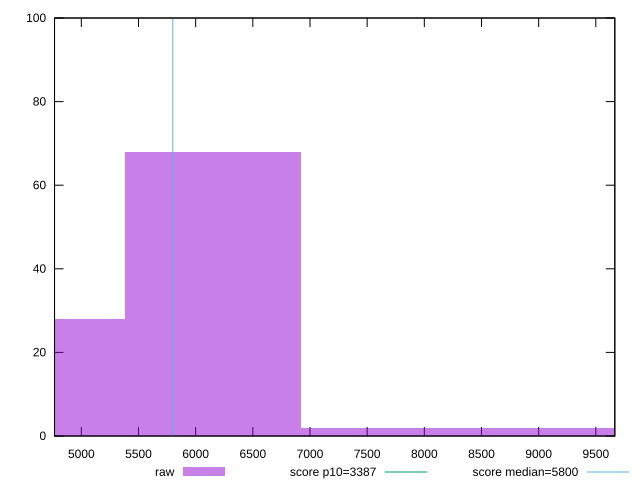

Recreate this plot in gnuplot.
reset

$raw <<EOF
9223.921687587952 2
6149.281125058635 68
4611.960843793976 28
7686.601406323293 2
EOF

set key outside below
set boxwidth 1537.3202812646587
set xrange [4765.670938373161:9666.154918527971]
set yrange [0:100]
set trange [0:100]
set style fill transparent solid 0.5 noborder

set parametric
set terminal svg size 640, 490 enhanced background rgb 'white'
set output "report_00026_2021-02-22T21:38:55.199Z/speed-index/samples/pages/raw/histogram.svg"

plot $raw title "raw" with boxes, \
     3387,t title "score p10=3387", \
     5800,t title "score median=5800"

reset
